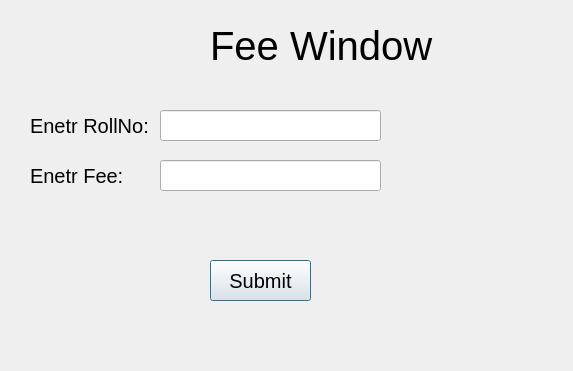
<?xml version="1.0" encoding="UTF-8"?>
<ui version="4.0">
 <class>submitBox</class>
 <widget class="QDialog" name="submitBox">
  <property name="geometry">
   <rect>
    <x>0</x>
    <y>0</y>
    <width>573</width>
    <height>371</height>
   </rect>
  </property>
  <property name="windowTitle">
   <string>Dialog</string>
  </property>
  <widget class="QLabel" name="label">
   <property name="geometry">
    <rect>
     <x>210</x>
     <y>20</y>
     <width>231</width>
     <height>51</height>
    </rect>
   </property>
   <property name="styleSheet">
    <string notr="true">QLabel{
font-size: 40px;
}</string>
   </property>
   <property name="text">
    <string>Fee Window</string>
   </property>
  </widget>
  <widget class="QLabel" name="label_2">
   <property name="geometry">
    <rect>
     <x>30</x>
     <y>110</y>
     <width>121</width>
     <height>31</height>
    </rect>
   </property>
   <property name="styleSheet">
    <string notr="true">QLabel{
font-size: 20px;
}</string>
   </property>
   <property name="text">
    <string>Enetr RollNo:</string>
   </property>
  </widget>
  <widget class="QLineEdit" name="lineEdit">
   <property name="geometry">
    <rect>
     <x>160</x>
     <y>110</y>
     <width>221</width>
     <height>31</height>
    </rect>
   </property>
   <property name="styleSheet">
    <string notr="true">QLineEdit{
font-size: 20px;
}</string>
   </property>
   <property name="text">
    <string/>
   </property>
  </widget>
  <widget class="QLineEdit" name="lineEdit_2">
   <property name="geometry">
    <rect>
     <x>160</x>
     <y>160</y>
     <width>221</width>
     <height>31</height>
    </rect>
   </property>
   <property name="styleSheet">
    <string notr="true">QLineEdit{
font-size: 20px;
}</string>
   </property>
   <property name="text">
    <string/>
   </property>
  </widget>
  <widget class="QLabel" name="label_3">
   <property name="geometry">
    <rect>
     <x>30</x>
     <y>160</y>
     <width>121</width>
     <height>31</height>
    </rect>
   </property>
   <property name="styleSheet">
    <string notr="true">QLabel{
font-size: 20px;
}</string>
   </property>
   <property name="text">
    <string>Enetr Fee:</string>
   </property>
  </widget>
  <widget class="QPushButton" name="pushButton">
   <property name="geometry">
    <rect>
     <x>210</x>
     <y>260</y>
     <width>101</width>
     <height>41</height>
    </rect>
   </property>
   <property name="styleSheet">
    <string notr="true">QPushButton{
font-size: 20px;
}</string>
   </property>
   <property name="text">
    <string>Submit</string>
   </property>
  </widget>
 </widget>
 <resources/>
 <connections/>
</ui>
